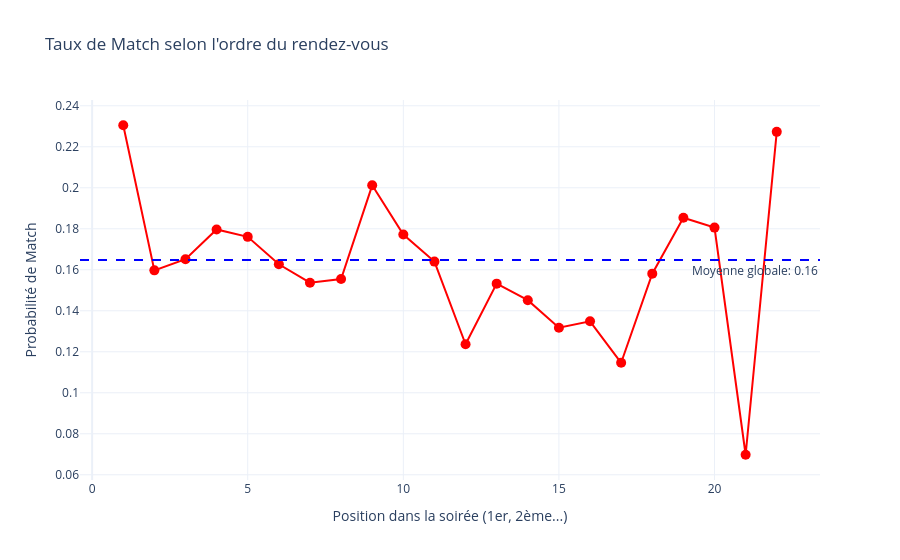

Notebook source saved alongside this figure:
### Code cell
#sur une base de 21 RDV 
import plotly.express as px
# 5. ANALYSE DE L'EFFET D'ORDRE DES RENDEZ-VOUS SUR LE TAUX DE MATCH
# On calcule le taux de match moyen pour chaque position de rendez-vous
# 1. Calcul du taux de match par ordre
order_match = df.groupby('order')['match'].mean().reset_index()

# 2. CALCUL DE LA MOYENNE GLOBALE (tous rendez-vous confondus)
moyenne_globale = df['match'].mean()

# 3. Création du graphique
fig = px.line(
    order_match, 
    x='order', 
    y='match', 
    markers=True,
    title="Taux de Match selon l'ordre du rendez-vous",
    labels={
        'order': 'Position dans la soirée (1er, 2ème...)',
        'match': 'Probabilité de Match'
    },
    template="plotly_white"
)

# 4. AJOUT DE LA LIGNE DE MOYENNE
fig.add_hline(
    y=moyenne_globale, 
    line_dash="dash",          # Ligne en pointillés
    line_color="blue",         # Couleur différente pour bien la voir
    annotation_text=f"Moyenne globale: {moyenne_globale:.2f}",
    annotation_position="bottom right"
)

# Personnalisation de la courbe principale
fig.update_traces(line_color='red', marker=dict(size=10))

fig.show()

### Figure 1 — Plotly figure (JSON) as saved in the notebook; plotly's stock layout.template omitted (floating-point values rounded to 4 significant figures)
{"data": [{"hovertemplate": "Position dans la soirée (1er, 2ème...)=%{x}<br>Probabilité de Match=%{y}<extra></extra>", "legendgroup": "", "line": {"color": "red", "dash": "solid"}, "marker": {"size": 10, "symbol": "circle"}, "mode": "lines+markers", "name": "", "orientation": "v", "showlegend": false, "type": "scatter", "x": [1, 2, 3, 4, 5, 6, 7, 8, 9, 10, 11, 12, 13, 14, 15, 16, 17, 18, 19, 20, 21, 22], "xaxis": "x", "y": [0.2305, 0.1597, 0.1652, 0.1797, 0.176, 0.1627, 0.1537, 0.1555, 0.2012, 0.1772, 0.164, 0.1237, 0.1532, 0.1452, 0.1317, 0.1349, 0.1146, 0.1581, 0.1854, 0.1806, 0.06977, 0.2273], "yaxis": "y"}], "layout": {"annotations": [{"showarrow": false, "text": "Moyenne globale: 0.16", "x": 1, "xanchor": "right", "xref": "x domain", "y": 0.1647, "yanchor": "top", "yref": "y"}], "legend": {"tracegroupgap": 0}, "shapes": [{"line": {"color": "blue", "dash": "dash"}, "type": "line", "x0": 0, "x1": 1, "xref": "x domain", "y0": 0.1647, "y1": 0.1647, "yref": "y"}], "title": {"text": "Taux de Match selon l'ordre du rendez-vous"}, "xaxis": {"anchor": "y", "domain": [0, 1], "title": {"text": "Position dans la soirée (1er, 2ème...)"}}, "yaxis": {"anchor": "x", "domain": [0, 1], "title": {"text": "Probabilité de Match"}}}}
